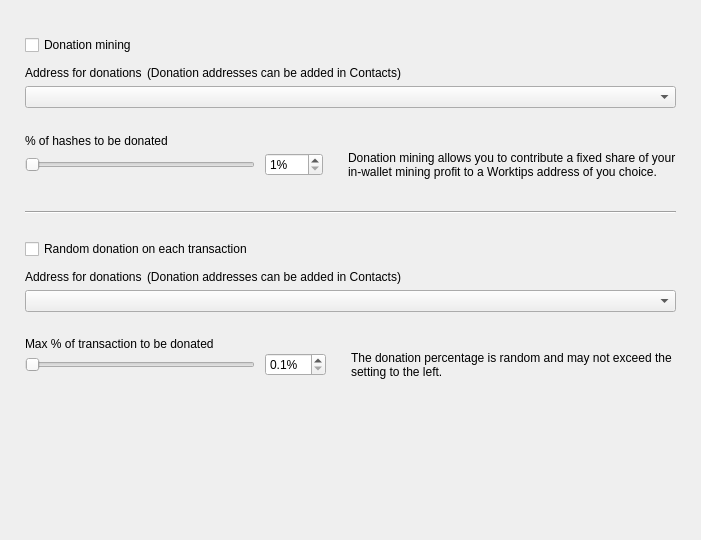
<?xml version="1.0" encoding="UTF-8"?>
<ui version="4.0">
 <class>DonationOptionsFrame</class>
 <widget class="QFrame" name="DonationOptionsFrame">
  <property name="geometry">
   <rect>
    <x>0</x>
    <y>0</y>
    <width>701</width>
    <height>540</height>
   </rect>
  </property>
  <property name="windowTitle">
   <string>Frame</string>
  </property>
  <property name="frameShape">
   <enum>QFrame::NoFrame</enum>
  </property>
  <property name="frameShadow">
   <enum>QFrame::Raised</enum>
  </property>
  <layout class="QVBoxLayout" name="verticalLayout">
   <property name="spacing">
    <number>10</number>
   </property>
   <property name="leftMargin">
    <number>25</number>
   </property>
   <property name="topMargin">
    <number>35</number>
   </property>
   <property name="rightMargin">
    <number>25</number>
   </property>
   <property name="bottomMargin">
    <number>0</number>
   </property>
   <item>
    <widget class="QCheckBox" name="m_enableDonationMiningCheck">
     <property name="text">
      <string>Donation mining</string>
     </property>
    </widget>
   </item>
   <item>
    <widget class="QFrame" name="m_donationMiningFrame">
     <property name="frameShape">
      <enum>QFrame::NoFrame</enum>
     </property>
     <property name="frameShadow">
      <enum>QFrame::Raised</enum>
     </property>
     <layout class="QGridLayout" name="gridLayout" columnstretch="1,0,0,1">
      <property name="leftMargin">
       <number>0</number>
      </property>
      <property name="topMargin">
       <number>0</number>
      </property>
      <property name="rightMargin">
       <number>0</number>
      </property>
      <property name="bottomMargin">
       <number>0</number>
      </property>
      <property name="horizontalSpacing">
       <number>10</number>
      </property>
      <property name="verticalSpacing">
       <number>0</number>
      </property>
      <item row="2" column="0" colspan="4">
       <widget class="QComboBox" name="m_donationMiningAddressCombo"/>
      </item>
      <item row="3" column="0" colspan="4">
       <spacer name="verticalSpacer_2">
        <property name="orientation">
         <enum>Qt::Vertical</enum>
        </property>
        <property name="sizeType">
         <enum>QSizePolicy::Fixed</enum>
        </property>
        <property name="sizeHint" stdset="0">
         <size>
          <width>20</width>
          <height>25</height>
         </size>
        </property>
       </spacer>
      </item>
      <item row="4" column="0" colspan="4">
       <widget class="WalletGui::WalletNormalBlackTextLabel" name="label_2">
        <property name="minimumSize">
         <size>
          <width>0</width>
          <height>16</height>
         </size>
        </property>
        <property name="text">
         <string>% of hashes to be donated</string>
        </property>
        <property name="indent">
         <number>0</number>
        </property>
       </widget>
      </item>
      <item row="5" column="1">
       <widget class="QSpinBox" name="m_donationMiningAmountSpin">
        <property name="suffix">
         <string>%</string>
        </property>
        <property name="minimum">
         <number>1</number>
        </property>
        <property name="maximum">
         <number>100</number>
        </property>
       </widget>
      </item>
      <item row="5" column="0">
       <widget class="QSlider" name="m_donationMiningAmountSlider">
        <property name="maximumSize">
         <size>
          <width>230</width>
          <height>16777215</height>
         </size>
        </property>
        <property name="minimum">
         <number>1</number>
        </property>
        <property name="maximum">
         <number>100</number>
        </property>
        <property name="orientation">
         <enum>Qt::Horizontal</enum>
        </property>
       </widget>
      </item>
      <item row="5" column="2">
       <spacer name="horizontalSpacer">
        <property name="orientation">
         <enum>Qt::Horizontal</enum>
        </property>
        <property name="sizeType">
         <enum>QSizePolicy::Fixed</enum>
        </property>
        <property name="sizeHint" stdset="0">
         <size>
          <width>5</width>
          <height>20</height>
         </size>
        </property>
       </spacer>
      </item>
      <item row="5" column="3" alignment="Qt::AlignVCenter">
       <widget class="WalletGui::WalletSmallGrayTextLabel" name="m_donationMiningCommentLabel">
        <property name="minimumSize">
         <size>
          <width>0</width>
          <height>32</height>
         </size>
        </property>
        <property name="text">
         <string>Donation mining allows you to contribute a fixed share of your in-wallet mining profit to a Worktips address of you choice.</string>
        </property>
        <property name="wordWrap">
         <bool>true</bool>
        </property>
        <property name="indent">
         <number>0</number>
        </property>
       </widget>
      </item>
      <item row="1" column="0" colspan="4">
       <spacer name="verticalSpacer_6">
        <property name="orientation">
         <enum>Qt::Vertical</enum>
        </property>
        <property name="sizeType">
         <enum>QSizePolicy::Fixed</enum>
        </property>
        <property name="sizeHint" stdset="0">
         <size>
          <width>20</width>
          <height>5</height>
         </size>
        </property>
       </spacer>
      </item>
      <item row="0" column="0" colspan="4">
       <layout class="QHBoxLayout" name="horizontalLayout" stretch="0,1">
        <property name="spacing">
         <number>5</number>
        </property>
        <property name="leftMargin">
         <number>0</number>
        </property>
        <item>
         <widget class="WalletGui::WalletNormalBlackTextLabel" name="label">
          <property name="minimumSize">
           <size>
            <width>0</width>
            <height>16</height>
           </size>
          </property>
          <property name="text">
           <string>Address for donations</string>
          </property>
          <property name="indent">
           <number>0</number>
          </property>
         </widget>
        </item>
        <item>
         <widget class="WalletGui::WalletSmallGrayTextLabel" name="label_5">
          <property name="text">
           <string>(Donation addresses can be added in Contacts)</string>
          </property>
         </widget>
        </item>
       </layout>
      </item>
     </layout>
    </widget>
   </item>
   <item>
    <spacer name="verticalSpacer_3">
     <property name="orientation">
      <enum>Qt::Vertical</enum>
     </property>
     <property name="sizeType">
      <enum>QSizePolicy::Fixed</enum>
     </property>
     <property name="sizeHint" stdset="0">
      <size>
       <width>20</width>
       <height>20</height>
      </size>
     </property>
    </spacer>
   </item>
   <item>
    <widget class="Line" name="line">
     <property name="frameShadow">
      <enum>QFrame::Sunken</enum>
     </property>
     <property name="orientation">
      <enum>Qt::Horizontal</enum>
     </property>
    </widget>
   </item>
   <item>
    <spacer name="verticalSpacer_4">
     <property name="orientation">
      <enum>Qt::Vertical</enum>
     </property>
     <property name="sizeType">
      <enum>QSizePolicy::Fixed</enum>
     </property>
     <property name="sizeHint" stdset="0">
      <size>
       <width>20</width>
       <height>15</height>
      </size>
     </property>
    </spacer>
   </item>
   <item>
    <widget class="QCheckBox" name="m_enableDonationChangeCheck">
     <property name="text">
      <string>Random donation on each transaction</string>
     </property>
    </widget>
   </item>
   <item>
    <widget class="QFrame" name="m_donationChangeFrame">
     <property name="frameShape">
      <enum>QFrame::NoFrame</enum>
     </property>
     <property name="frameShadow">
      <enum>QFrame::Raised</enum>
     </property>
     <layout class="QGridLayout" name="gridLayout_2" columnstretch="1,0,0,1">
      <property name="leftMargin">
       <number>0</number>
      </property>
      <property name="topMargin">
       <number>0</number>
      </property>
      <property name="rightMargin">
       <number>0</number>
      </property>
      <property name="bottomMargin">
       <number>0</number>
      </property>
      <property name="horizontalSpacing">
       <number>10</number>
      </property>
      <property name="verticalSpacing">
       <number>0</number>
      </property>
      <item row="3" column="0" colspan="4">
       <spacer name="verticalSpacer_5">
        <property name="orientation">
         <enum>Qt::Vertical</enum>
        </property>
        <property name="sizeType">
         <enum>QSizePolicy::Fixed</enum>
        </property>
        <property name="sizeHint" stdset="0">
         <size>
          <width>20</width>
          <height>25</height>
         </size>
        </property>
       </spacer>
      </item>
      <item row="4" column="0" colspan="4">
       <widget class="WalletGui::WalletNormalBlackTextLabel" name="label_3">
        <property name="text">
         <string>Max % of transaction to be donated</string>
        </property>
        <property name="indent">
         <number>0</number>
        </property>
       </widget>
      </item>
      <item row="5" column="0">
       <widget class="QSlider" name="m_donationChangeAmountSlider">
        <property name="maximumSize">
         <size>
          <width>230</width>
          <height>16777215</height>
         </size>
        </property>
        <property name="minimum">
         <number>1</number>
        </property>
        <property name="maximum">
         <number>100</number>
        </property>
        <property name="orientation">
         <enum>Qt::Horizontal</enum>
        </property>
       </widget>
      </item>
      <item row="2" column="0" colspan="4">
       <widget class="QComboBox" name="m_donationChangeAddressCombo"/>
      </item>
      <item row="5" column="3" alignment="Qt::AlignVCenter">
       <widget class="WalletGui::WalletSmallGrayTextLabel" name="m_donationChangeCommentLabel">
        <property name="text">
         <string>The donation percentage is random and may not exceed the setting to the left.</string>
        </property>
        <property name="wordWrap">
         <bool>true</bool>
        </property>
        <property name="indent">
         <number>0</number>
        </property>
       </widget>
      </item>
      <item row="5" column="1">
       <widget class="QDoubleSpinBox" name="m_donationChangeAmountSpin">
        <property name="suffix">
         <string>%</string>
        </property>
        <property name="decimals">
         <number>1</number>
        </property>
        <property name="minimum">
         <double>0.100000000000000</double>
        </property>
        <property name="maximum">
         <double>10.000000000000000</double>
        </property>
        <property name="singleStep">
         <double>0.100000000000000</double>
        </property>
       </widget>
      </item>
      <item row="5" column="2">
       <spacer name="horizontalSpacer_2">
        <property name="orientation">
         <enum>Qt::Horizontal</enum>
        </property>
        <property name="sizeType">
         <enum>QSizePolicy::Fixed</enum>
        </property>
        <property name="sizeHint" stdset="0">
         <size>
          <width>5</width>
          <height>20</height>
         </size>
        </property>
       </spacer>
      </item>
      <item row="1" column="0" colspan="4">
       <spacer name="verticalSpacer_7">
        <property name="orientation">
         <enum>Qt::Vertical</enum>
        </property>
        <property name="sizeType">
         <enum>QSizePolicy::Fixed</enum>
        </property>
        <property name="sizeHint" stdset="0">
         <size>
          <width>20</width>
          <height>5</height>
         </size>
        </property>
       </spacer>
      </item>
      <item row="0" column="0" colspan="4">
       <layout class="QHBoxLayout" name="horizontalLayout_2" stretch="0,1">
        <property name="spacing">
         <number>5</number>
        </property>
        <property name="leftMargin">
         <number>0</number>
        </property>
        <item>
         <widget class="WalletGui::WalletNormalBlackTextLabel" name="label_4">
          <property name="minimumSize">
           <size>
            <width>0</width>
            <height>16</height>
           </size>
          </property>
          <property name="text">
           <string>Address for donations</string>
          </property>
          <property name="indent">
           <number>0</number>
          </property>
         </widget>
        </item>
        <item>
         <widget class="WalletGui::WalletSmallGrayTextLabel" name="label_6">
          <property name="text">
           <string>(Donation addresses can be added in Contacts)</string>
          </property>
         </widget>
        </item>
       </layout>
      </item>
     </layout>
    </widget>
   </item>
   <item>
    <spacer name="verticalSpacer">
     <property name="orientation">
      <enum>Qt::Vertical</enum>
     </property>
     <property name="sizeType">
      <enum>QSizePolicy::Expanding</enum>
     </property>
     <property name="sizeHint" stdset="0">
      <size>
       <width>20</width>
       <height>10</height>
      </size>
     </property>
    </spacer>
   </item>
  </layout>
 </widget>
 <customwidgets>
  <customwidget>
   <class>WalletGui::WalletSmallGrayTextLabel</class>
   <extends>QLabel</extends>
   <header>Gui/Common/WalletTextLabel.h</header>
  </customwidget>
  <customwidget>
   <class>WalletGui::WalletNormalBlackTextLabel</class>
   <extends>QLabel</extends>
   <header>Gui/Common/WalletTextLabel.h</header>
  </customwidget>
 </customwidgets>
 <resources/>
 <connections>
  <connection>
   <sender>m_enableDonationMiningCheck</sender>
   <signal>toggled(bool)</signal>
   <receiver>m_donationMiningFrame</receiver>
   <slot>setEnabled(bool)</slot>
   <hints>
    <hint type="sourcelabel">
     <x>353</x>
     <y>41</y>
    </hint>
    <hint type="destinationlabel">
     <x>350</x>
     <y>115</y>
    </hint>
   </hints>
  </connection>
  <connection>
   <sender>m_donationMiningAmountSlider</sender>
   <signal>valueChanged(int)</signal>
   <receiver>DonationOptionsFrame</receiver>
   <slot>donationMiningAmountChanged(int)</slot>
   <hints>
    <hint type="sourcelabel">
     <x>187</x>
     <y>155</y>
    </hint>
    <hint type="destinationlabel">
     <x>350</x>
     <y>269</y>
    </hint>
   </hints>
  </connection>
  <connection>
   <sender>m_donationMiningAmountSpin</sender>
   <signal>valueChanged(int)</signal>
   <receiver>DonationOptionsFrame</receiver>
   <slot>donationMiningAmountChanged(int)</slot>
   <hints>
    <hint type="sourcelabel">
     <x>391</x>
     <y>155</y>
    </hint>
    <hint type="destinationlabel">
     <x>350</x>
     <y>269</y>
    </hint>
   </hints>
  </connection>
  <connection>
   <sender>m_enableDonationChangeCheck</sender>
   <signal>toggled(bool)</signal>
   <receiver>m_donationChangeFrame</receiver>
   <slot>setEnabled(bool)</slot>
   <hints>
    <hint type="sourcelabel">
     <x>353</x>
     <y>237</y>
    </hint>
    <hint type="destinationlabel">
     <x>350</x>
     <y>328</y>
    </hint>
   </hints>
  </connection>
  <connection>
   <sender>m_donationChangeAmountSlider</sender>
   <signal>valueChanged(int)</signal>
   <receiver>DonationOptionsFrame</receiver>
   <slot>donationChangeAmountChanged(int)</slot>
   <hints>
    <hint type="sourcelabel">
     <x>187</x>
     <y>385</y>
    </hint>
    <hint type="destinationlabel">
     <x>350</x>
     <y>269</y>
    </hint>
   </hints>
  </connection>
  <connection>
   <sender>m_donationChangeAmountSpin</sender>
   <signal>valueChanged(double)</signal>
   <receiver>DonationOptionsFrame</receiver>
   <slot>donationChangeAmountChanged(double)</slot>
   <hints>
    <hint type="sourcelabel">
     <x>433</x>
     <y>353</y>
    </hint>
    <hint type="destinationlabel">
     <x>350</x>
     <y>269</y>
    </hint>
   </hints>
  </connection>
 </connections>
 <slots>
  <slot>donationMiningAmountChanged(int)</slot>
  <slot>donationChangeAmountChanged(int)</slot>
  <slot>donationChangeAmountChanged(double)</slot>
 </slots>
</ui>
